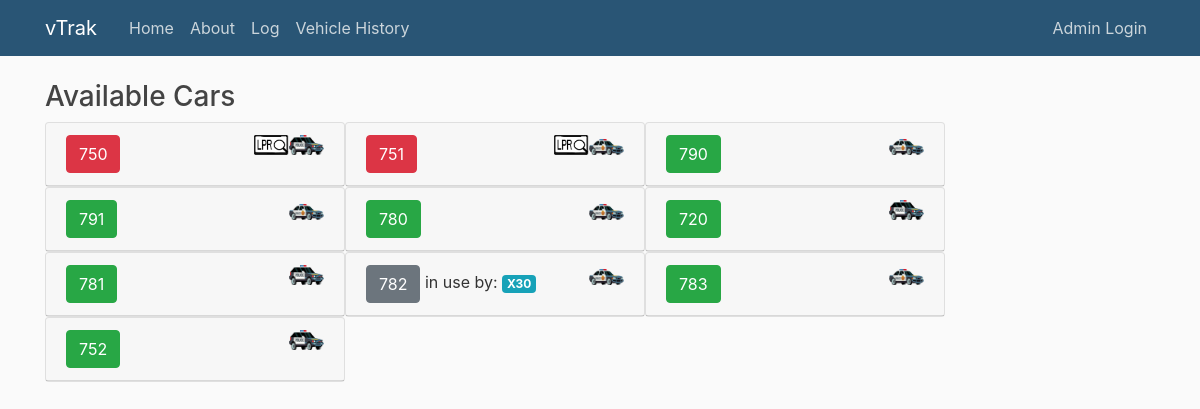
Before: / with the older database file.
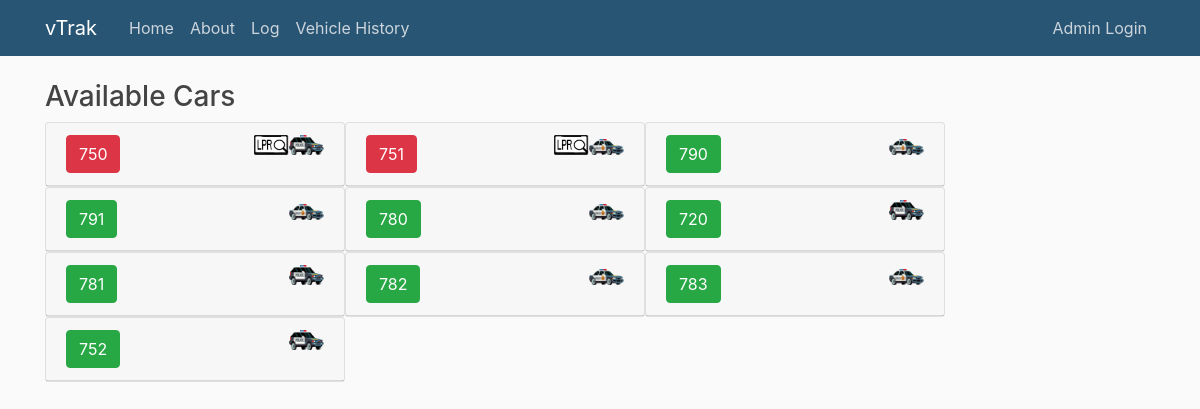
After: the same page with the newer database file.
### vTrak/models.py (models this page shows, shortened)
class Vehicletable(models.Model):
    vehnum = models.CharField(max_length=3)
    vehtype = models.ForeignKey('Typetable', on_delete=models.PROTECT)
    is_lpr = models.BooleanField(default='False')
    isforpatrol = models.BooleanField(default='False')
    status = models.ForeignKey('Statustable', on_delete=models.PROTECT)
    is_active = models.BooleanField(default='False')
    datetaken = models.DateTimeField(default=timezone.now)
    callsigninuse = models.CharField(max_length=7, default=" ", blank=True)

### vTrak/views.py (the view)
# urls.py: 2. Add a URL to urlpatterns:  path('', views.home, name='home')
def home(request):
    if request.method == "POST":
        setAssigned = ActivityForm(request.POST)
        setClear = ClearCarForm(request.POST)
        if setAssigned.is_valid():
            assignedcar = setAssigned.cleaned_data['vehnum']
            print("Console Log: Vehicle " + assignedcar + " is being checked out.")
            Vehicletable.objects.filter(vehnum=assignedcar).update(status_id='3',
                                                                   callsigninuse=setAssigned.cleaned_data['callsign'])
            Activitytable.objects.create(**setAssigned.cleaned_data)
            setAssigned = ActivityForm()
        if setClear.is_valid():
            if setClear.backtoclear.check_test:
                Vehicletable.objects.filter(vehnum=setClear.cleaned_data['clearedvehnum']).update(status_id='1')
                print("Vehicle " + setClear.cleaned_data['clearedvehnum'] + " is back in service")
                setClear = ClearCarForm()
    else:
        setAssigned = ActivityForm(request.POST)
        setClear = ClearCarForm(request.POST)
    content = {
        'setAssigned': setAssigned,
        'setClear': setClear,
        'Squadinfo': Squadtable.objects.all(),
        'Vehicleinfo': Vehicletable.objects.all(),
    }
    return render(request, 'vTrak/home.html', content)

### vTrak/templates/vTrak/home.html (shortened to what this page needs)
{% extends "vTrak/base.html" %}
{% load static %}
{% block content %}
    <h3>Available Cars</h3>
    <div class="d-flex flex-wrap">
        {% for veh in Vehicleinfo %}
            {% if veh.is_active and veh.isforpatrol %}
                <div id="accordion" role="tablist">
                    <div class="card" style="width: 300px">
                        <div class="card-header" role="tab" id="headingOne">
                            {% if veh.status_id == 2 %}
                                <button class="btn btn-danger" data-toggle="collapse"
                                        href="#collapseInfo{{ veh.id }}" aria-expanded="true"
                                        aria-controls="collapse{{ veh.id }}">
                                    {{ veh.vehnum }}
                                </button>
                            {% elif veh.status_id == 3 %}
                                <button class="btn btn-secondary" data-toggle="collapse"
                                        href="#collapseInfo{{ veh.id }}" aria-expanded="true"
                                        aria-controls="collapse{{ veh.id }}">
                                    {{ veh.vehnum }}
                                </button>
                                <div style="display: inline">in use by: <span class="badge badge-info">{{ veh.callsigninuse.upper }} </span>
                                </div>
                            {% elif veh.status_id == 1 %}
                                <button class="btn btn-success" data-toggle="modal" href="#Modal{{ veh.id }}"
                                        aria-expanded="true"
                                        aria-controls="collapse{{ veh.id }}">
                                    {{ veh.vehnum }}
                                </button>
                            {% endif %}
                            {% if veh.vehtype_id == 1 %}
                                <img src="{% static 'vTrak/media/Vehicle-SUV.png' %}" align="right" alt="SUV"
                                     width="35" height="20">
                            {% elif veh.vehtype_id == 2 %}
                                <img src="{% static 'vTrak/media/VehicleCrownVic.png' %}" align="right"
                                     alt="Crown Vic" width="35" height="20">
                            {% endif %}
                            {% if veh.is_lpr %}
                                <img src="{% static 'vTrak/media/LPR.png' %}" align="right" alt="LPR" width="35"
                                     height="20">
                            {% endif %}
                        </div>
                    </div>
                </div>
            {% endif %}
        {% endfor %}
    </div>
{% endblock content %}

Changed rows visible on the page:
changed Vehicletable (number 8 of 10 on the later page): status_id 3 → 1 (drawn); callsigninuse "X30" → (not shown)
